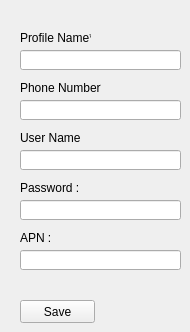
    <widget class="QWidget" name="profiles">
     <attribute name="title">
      <string>Profiles</string>
     </attribute>
     <widget class="QLabel" name="label_6">
      <property name="geometry">
       <rect>
        <x>20</x>
        <y>30</y>
        <width>71</width>
        <height>16</height>
       </rect>
      </property>
      <property name="text">
       <string>Profile Name* :</string>
      </property>
     </widget>
     <widget class="QLabel" name="label_14">
      <property name="geometry">
       <rect>
        <x>20</x>
        <y>80</y>
        <width>81</width>
        <height>16</height>
       </rect>
      </property>
      <property name="text">
       <string>Phone Number* :</string>
      </property>
     </widget>
     <widget class="QLabel" name="label_16">
      <property name="geometry">
       <rect>
        <x>20</x>
        <y>130</y>
        <width>61</width>
        <height>16</height>
       </rect>
      </property>
      <property name="text">
       <string>User Name :</string>
      </property>
     </widget>
     <widget class="QLabel" name="label_45">
      <property name="geometry">
       <rect>
        <x>20</x>
        <y>180</y>
        <width>61</width>
        <height>16</height>
       </rect>
      </property>
      <property name="text">
       <string>Password :</string>
      </property>
     </widget>
     <widget class="QLabel" name="label_46">
      <property name="geometry">
       <rect>
        <x>20</x>
        <y>230</y>
        <width>61</width>
        <height>16</height>
       </rect>
      </property>
      <property name="text">
       <string>APN :</string>
      </property>
     </widget>
     <widget class="QLineEdit" name="rasProfileName">
      <property name="geometry">
       <rect>
        <x>20</x>
        <y>50</y>
        <width>161</width>
        <height>20</height>
       </rect>
      </property>
     </widget>
     <widget class="QLineEdit" name="rasPhoneNum">
      <property name="geometry">
       <rect>
        <x>20</x>
        <y>100</y>
        <width>161</width>
        <height>20</height>
       </rect>
      </property>
     </widget>
     <widget class="QLineEdit" name="rasUserName">
      <property name="geometry">
       <rect>
        <x>20</x>
        <y>150</y>
        <width>161</width>
        <height>20</height>
       </rect>
      </property>
     </widget>
     <widget class="QLineEdit" name="rasPassword">
      <property name="geometry">
       <rect>
        <x>20</x>
        <y>200</y>
        <width>161</width>
        <height>20</height>
       </rect>
      </property>
     </widget>
     <widget class="QLineEdit" name="rasApn">
      <property name="geometry">
       <rect>
        <x>20</x>
        <y>250</y>
        <width>161</width>
        <height>20</height>
       </rect>
      </property>
     </widget>
     <widget class="QPushButton" name="rasProfSave">
      <property name="geometry">
       <rect>
        <x>20</x>
        <y>300</y>
        <width>75</width>
        <height>23</height>
       </rect>
      </property>
      <property name="text">
       <string>Save</string>
      </property>
     </widget>
    </widget>
